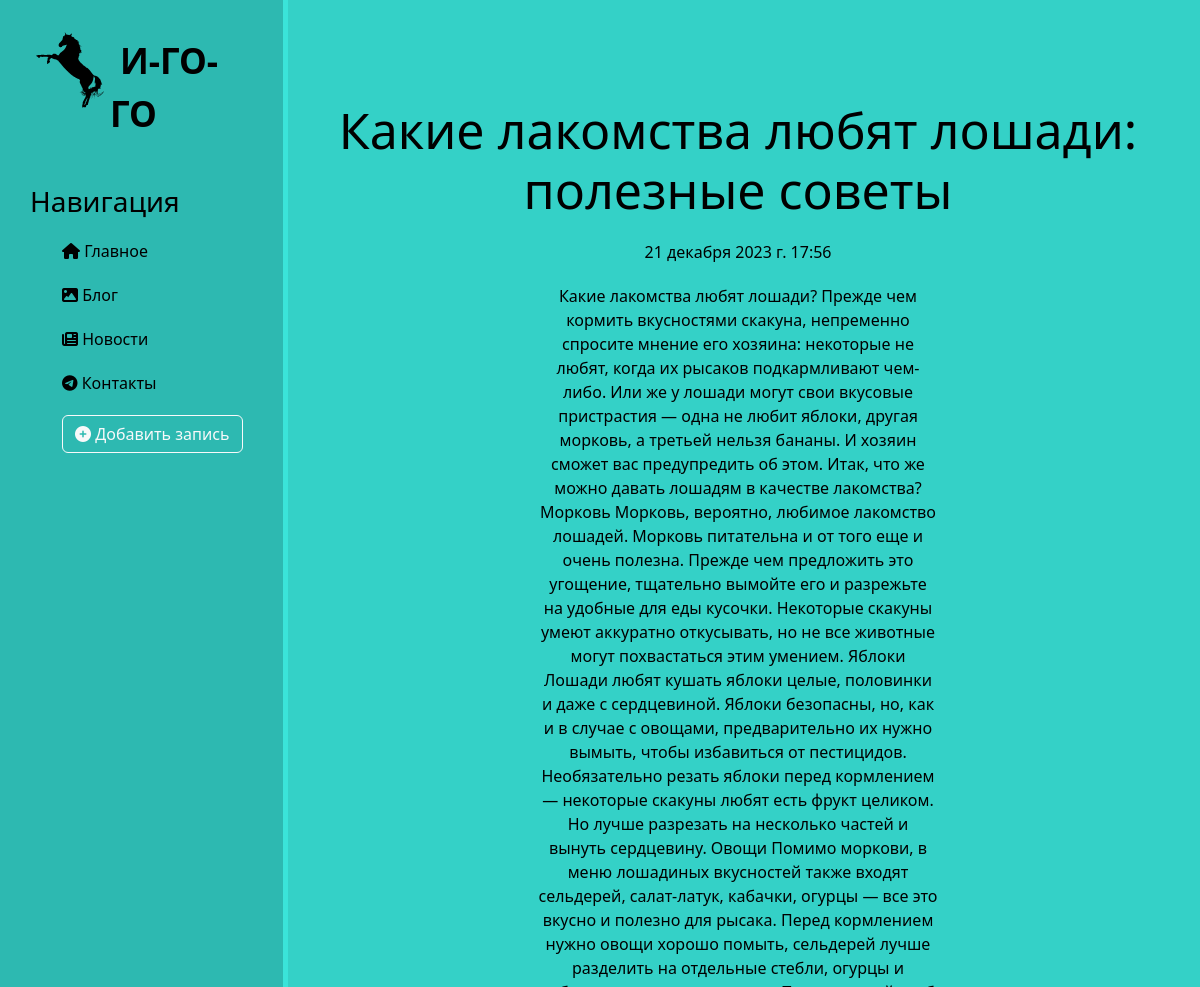
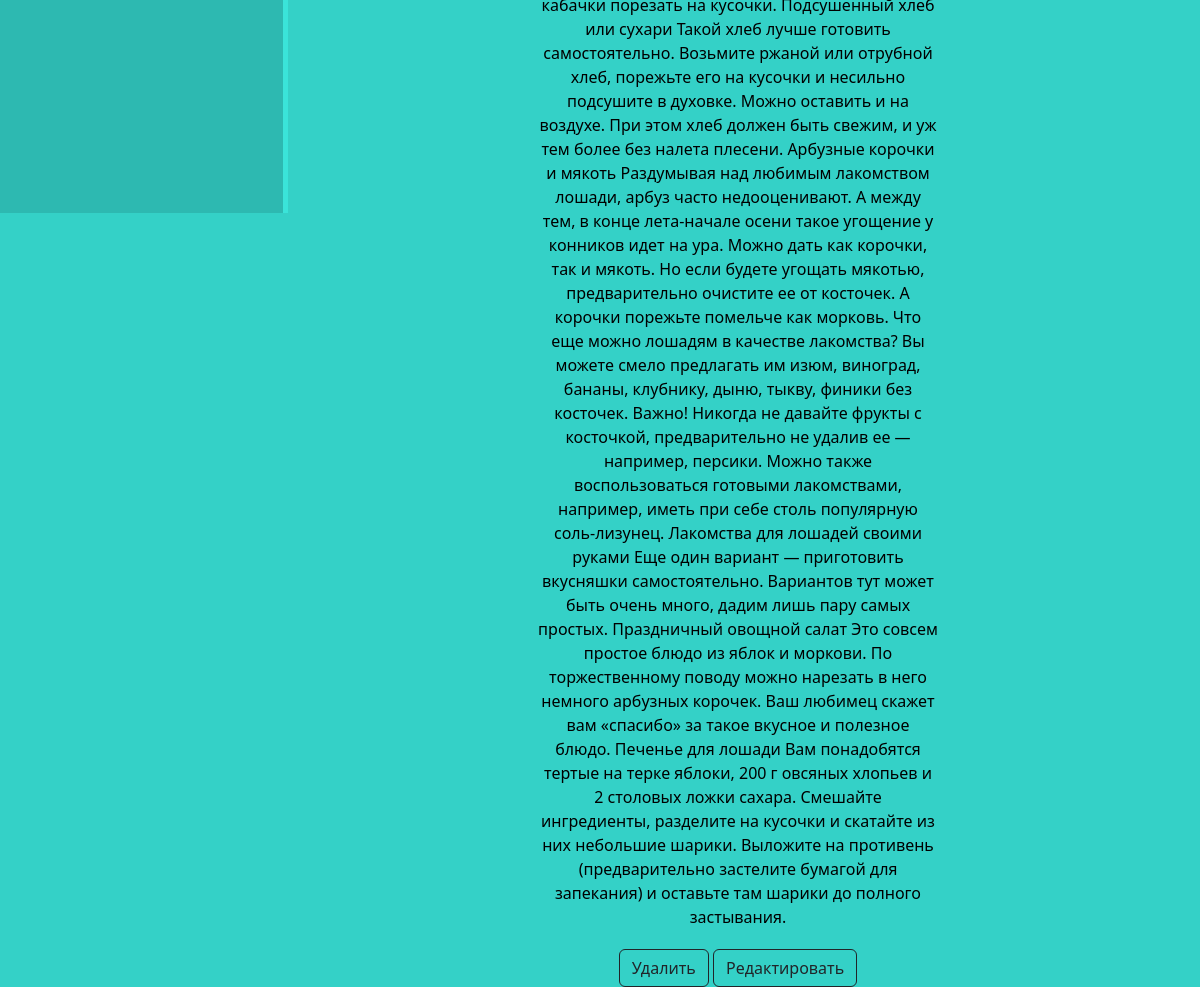
Page /news/4 on the committed database (2 pictures, top to bottom).
### news/models.py (models this page shows, shortened)
class Articles(models.Model):
    title = models.CharField('Название', max_length=50)
    anons = models.CharField('Анонс', max_length=250)
    full_text = models.TextField('Статья')
    date = models.DateTimeField('Дата публикации')
    """Метод для отображения информации об объекте класса для пользователей"""
    """Метод для переадресации на страницу после редактирования и/или удаления записи"""
    class Meta:
        verbose_name = 'Новость'
        verbose_name_plural = 'Hовости'

### news/views.py (the view)
# urls.py: path('<int:pk>', views.NewsDetailView.as_view(), name='news_detail'),
class NewsDetailView(DetailView):
    model = Articles
    template_name = 'news/details_view.html'    # Шаблон, будет обрабатывать страницу
    context_object_name = 'article'    # По ключу будет передаваться запись в шаблон

### news/templates/news/details_view.html (shortened to what this page needs)
{% extends 'main/layout.html' %}
{% block content %}
    <div class="features">
        <h1>{{ article.title }}</h1>
        <p>{{ article.date }}</p>
        <p>{{ article.full_text }}</p>
        <a href="{% url 'news_delete' article.id %}" class="btn btn-outline-dark">Удалить</a>
        <a href="{% url 'news_update' article.id %}" class="btn btn-outline-dark">Редактировать</a>
    </div>
{% endblock %}

### main/static/main/css/main.css (style rules this page uses)
body { background: #34D1C7; }
main .features { float: left; color: black; margin-top: 100px; text-align: center; width: 75%; }
main .features h1 { font-size: 50px; }
main .features p { max-width: 400px; margin: 20px auto; }

### rows in the picture
Articles: title "Какие лакомства любят лошади: полезные советы", date "21 декабря 2023 г. 17:56", full_text "Какие лакомства любят лошади? Прежде чем кормить вкусностями скакуна, непременно спросите мнение его хозяина: некоторые не любят, когда их рысаков подкармливают чем-либо. Или же у лошади могут свои вкусовые пристрастия — одна не любит яблоки, другая морковь, а третьей нельзя бананы. И хозяин сможет вас предупредить об этом. Итак, что же можно давать лошадям в качестве лакомства? Морковь Морковь, вероятно, любимое лакомство лошадей. Морковь питательна и от того еще и очень полезна. Прежде чем предложить это угощение, тщательно вымойте его и разрежьте на удобные для еды кусочки. Некоторые скакуны умеют аккуратно откусывать, но не все животные могут похвастаться этим умением. Яблоки Лошади…"
